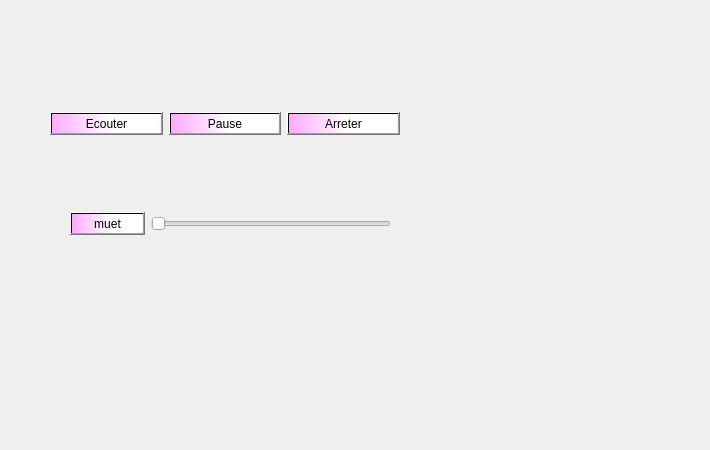
     <widget class="QWidget" name="tab_2">
      <attribute name="title">
       <string>Musique</string>
      </attribute>
      <widget class="QWidget" name="layoutWidget">
       <property name="geometry">
        <rect>
         <x>50</x>
         <y>110</y>
         <width>350</width>
         <height>28</height>
        </rect>
       </property>
       <layout class="QHBoxLayout" name="horizontalLayout">
        <item>
         <widget class="QPushButton" name="play">
          <property name="styleSheet">
           <string notr="true">background-color: qlineargradient(spread:pad, x1:0, y1:0, x2:1, y2:0, stop:0 rgba(255, 170, 255, 255), stop:0.55 rgba(255, 255, 255, 255), stop:0.98 rgba(255, 255, 255, 255), stop:1 rgba(0, 0, 0, 0));</string>
          </property>
          <property name="text">
           <string>Ecouter</string>
          </property>
         </widget>
        </item>
        <item>
         <widget class="QPushButton" name="pause">
          <property name="styleSheet">
           <string notr="true">background-color: qlineargradient(spread:pad, x1:0, y1:0, x2:1, y2:0, stop:0 rgba(255, 170, 255, 255), stop:0.55 rgba(255, 255, 255, 255), stop:0.98 rgba(255, 255, 255, 255), stop:1 rgba(0, 0, 0, 0));</string>
          </property>
          <property name="text">
           <string>Pause</string>
          </property>
         </widget>
        </item>
        <item>
         <widget class="QPushButton" name="stop">
          <property name="styleSheet">
           <string notr="true">background-color: qlineargradient(spread:pad, x1:0, y1:0, x2:1, y2:0, stop:0 rgba(255, 170, 255, 255), stop:0.55 rgba(255, 255, 255, 255), stop:0.98 rgba(255, 255, 255, 255), stop:1 rgba(0, 0, 0, 0));</string>
          </property>
          <property name="text">
           <string>Arreter</string>
          </property>
         </widget>
        </item>
       </layout>
      </widget>
      <widget class="QWidget" name="layoutWidget_2">
       <property name="geometry">
        <rect>
         <x>70</x>
         <y>210</y>
         <width>321</width>
         <height>28</height>
        </rect>
       </property>
       <layout class="QHBoxLayout" name="horizontalLayout_2">
        <item>
         <widget class="QPushButton" name="mute">
          <property name="styleSheet">
           <string notr="true">background-color: qlineargradient(spread:pad, x1:0, y1:0, x2:1, y2:0, stop:0 rgba(255, 170, 255, 255), stop:0.55 rgba(255, 255, 255, 255), stop:0.98 rgba(255, 255, 255, 255), stop:1 rgba(0, 0, 0, 0));</string>
          </property>
          <property name="text">
           <string>muet</string>
          </property>
         </widget>
        </item>
        <item>
         <widget class="QSlider" name="volume">
          <property name="orientation">
           <enum>Qt::Horizontal</enum>
          </property>
         </widget>
        </item>
       </layout>
      </widget>
      <widget class="QLabel" name="label_3">
       <property name="geometry">
        <rect>
         <x>-220</x>
         <y>-10</y>
         <width>701</width>
         <height>441</height>
        </rect>
       </property>
       <property name="text">
        <string/>
       </property>
       <property name="pixmap">
        <pixmap>../../../../images_projets/macarons-5148503_1920.jpg</pixmap>
       </property>
      </widget>
      <zorder>label_3</zorder>
      <zorder>layoutWidget</zorder>
      <zorder>layoutWidget_2</zorder>
     </widget>
